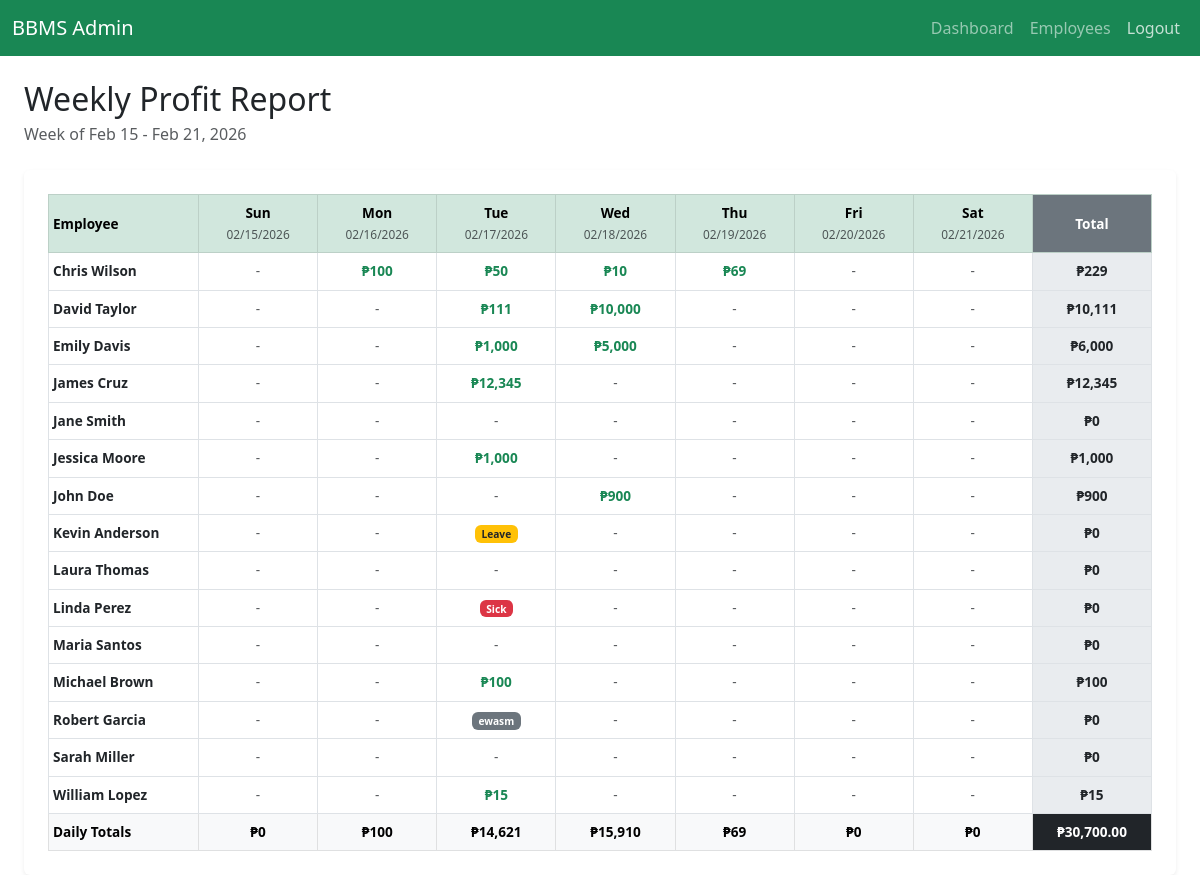
Page /weekly_report.php (signed in) on the committed database.
### tables this page shows
CREATE TABLE `profits` (
  `id` int(11) NOT NULL,
  `employee_id` int(11) DEFAULT NULL,
  `profit_date` date DEFAULT curdate(),
  `amount` decimal(10,2) NOT NULL,
  `is_training` tinyint(1) DEFAULT 0,
  `submitted_at` timestamp NOT NULL DEFAULT current_timestamp(),
  `status` varchar(50) DEFAULT 'Normal',
  `other_status_text` varchar(255) DEFAULT NULL,
  `session_id` varchar(255) DEFAULT NULL,
  `latitude` decimal(10,7) DEFAULT NULL,
  `longitude` decimal(10,7) DEFAULT NULL
);

### weekly_report.php (the view, shortened to what this page needs)
<?php
require_once 'db.php';
$target_date = isset($_GET['date']) ? $_GET['date'] : (isset($_GET['start']) ? $_GET['start'] : date('Y-m-d'));
$timestamp = strtotime($target_date);
$dayOfWeek = date('w', $timestamp);
$startOfWeek = date('Y-m-d', strtotime("-" . $dayOfWeek . " days", $timestamp));
$endOfWeek = date('Y-m-d', strtotime("+" . (6 - $dayOfWeek) . " days", $timestamp));
$employee_data = [];
$employees = $pdo->query("SELECT id, name FROM employees ORDER BY name ASC")->fetchAll(PDO::FETCH_ASSOC);
foreach ($employees as $emp) {
    $employee_data[$emp['id']] = [
        'name' => $emp['name'],
        'days' => array_fill(1, 7, ['amount' => 0, 'status' => 'Regular', 'other_text' => null]),
        'total' => 0
    ];
}
$stmt = $pdo->prepare("SELECT employee_id, amount, status, other_status_text, profit_date
                       FROM profits
                       WHERE profit_date >= ? AND profit_date <= ?");
$stmt->execute([$startOfWeek, $endOfWeek]);
$profits = $stmt->fetchAll();
foreach ($profits as $p) {
    if (isset($employee_data[$p['employee_id']])) {
        $p_timestamp = strtotime($p['profit_date']);
        $p_day_idx = date('w', $p_timestamp) + 1;
        $employee_data[$p['employee_id']]['days'][$p_day_idx] = [
            'amount' => $p['amount'],
            'status' => $p['status'],
            'other_text' => $p['other_status_text']
        ];
        $employee_data[$p['employee_id']]['total'] += $p['amount'];
    }
}
    ?>
<!DOCTYPE html>
<html lang="en">
<head>
    <link href="https://cdn.jsdelivr.net/npm/bootstrap@5.3.0/dist/css/bootstrap.min.css" rel="stylesheet">
    <link rel="stylesheet" href="https://cdn.jsdelivr.net/npm/bootstrap-icons@1.11.1/font/bootstrap-icons.css">
</head>
<body>
<nav class="navbar navbar-expand-lg navbar-dark bg-success">
    <div class="container-fluid">
        <a class="navbar-brand" href="dashboard.php">BBMS Admin</a>
        <div class="collapse navbar-collapse" id="adminNavbar">
            <div class="navbar-nav ms-auto">
                <a class="nav-link" href="dashboard.php">Dashboard</a>
                <a class="nav-link" href="manage_employees.php">Employees</a>
                <a class="nav-link text-white opacity-75" href="logout.php">Logout</a>
            </div>
        </div>
    </div>
</nav>
<div class="container-fluid mt-4 px-4 text-center text-md-start">
    <div class="mb-4">
        <h2 class="mb-1">Weekly Profit Report</h2>
        <p class="text-muted mb-0">Week of <?php echo date('M d', strtotime($startOfWeek)); ?> - <?php echo date('M d, Y', strtotime($endOfWeek)); ?></p>
    </div>
    <div class="card p-4 shadow-sm border-0">
        <div id="report-container">
            <div class="table-responsive">
                <table class="table table-bordered table-hover table-weekly mb-0">
                    <thead class="table-success text-dark">
                        <tr>
                            <th>Employee</th>
                            <?php for ($i = 1; $i <= 7; $i++):
                                $current_date = date('m/d/Y', strtotime("+" . ($i - 1) . " days", strtotime($startOfWeek)));
                                $day_name = date('D', strtotime($current_date));
                            ?>
                                <th>
                                    <?php echo $day_name; ?><br>
                                    <small class="fw-normal text-dark opacity-75"><?php echo $current_date; ?></small>
                                </th>
                            <?php endfor; ?>
                            <th class="bg-secondary text-white">Total</th>
                        </tr>
                    </thead>
                    <tbody>
                        <?php foreach ($employee_data as $emp_id => $data): ?>
                        <tr>
                            <td><?php echo htmlspecialchars($data['name']); ?></td>
                            <?php for ($i = 1; $i <= 7; $i++):
                                $day = $data['days'][$i];
                                $display = '-';
                                $class = 'text-muted';
                                $current_date_obj = date('Y-m-d', strtotime("+" . ($i - 1) . " days", strtotime($startOfWeek)));
                                if ($day['status'] !== 'Regular' || $day['amount'] > 0) {
                                    if ($day['status'] === 'Regular') {
                                        $display = '₱' . number_format($day['amount'], 0);
                                        $class = 'text-success fw-bold';
                                    } else {
                                        $status_label = $day['status'];
                                        if ($day['status'] === 'Others' && !empty($day['other_text'])) {
                                            $status_label = htmlspecialchars($day['other_text']);
                                        }
                                        $badge_class = 'bg-secondary';
                                        if ($day['status'] === 'Leave') $badge_class = 'bg-warning text-dark';
                                        if ($day['status'] === 'Sick') $badge_class = 'bg-danger';
                                        $display = "<span class='badge $badge_class'>$status_label</span>";
                                        $class = 'text-center';
                                    }
                                }
                            ?>
                                <td class="<?php echo $class; ?> editable-cell"
                                    data-employee-id="<?php echo $emp_id; ?>"
                                    data-date="<?php echo $current_date_obj; ?>"
                                    data-current-amount="<?php echo $day['amount']; ?>"
                                    onclick="makeEditable(this)">
                                    <?php echo $display; ?>
                                </td>
                            <?php endfor; ?>
                            <td class="bg-total">₱<?php echo number_format($data['total'], 0); ?></td>
                        </tr>
                        <?php endforeach; ?>
                    </tbody>
                    <tfoot class="table-light">
                        <tr class="fw-bold">
                            <td>Daily Totals</td>
                            <?php
                            $grand_weekly_total = 0;
                            for ($i = 1; $i <= 7; $i++):
                                $day_total = 0;
                                foreach ($employee_data as $data) {
                                    $day_total += $data['days'][$i]['amount'];
                                }
                                $grand_weekly_total += $day_total;
                            ?>
                                <td>₱<?php echo number_format($day_total, 0); ?></td>
                            <?php endfor; ?>
                            <td class="bg-dark text-white">₱<?php echo number_format($grand_weekly_total, 2); ?></td>
                        </tr>
                    </tfoot>
                </table>
            </div>
        </div>
    </div>
</div>
</body>
</html>

### weekly_report.php (style rules this page uses)
.table-weekly { table-layout: fixed; width: 100%; border-collapse: collapse; }
.table-weekly th, .table-weekly td { text-align: center; vertical-align: middle; font-size: 0.85rem; padding: 8px 4px; word-wrap: break-word; overflow-wrap: break-word; white-space: normal; }
.editable-cell { cursor: pointer; transition: background 0.2s; position: relative; min-width: 100px; }
.table-weekly th:first-child, .table-weekly td:first-child { text-align: left; font-weight: bold; width: 150px; min-width: 150px; }
.bg-total { background-color: #e9ecef !important; font-weight: bold; width: 100px; min-width: 100px; }

### rows in the picture
profits: amount "₱50"
profits: amount "₱10"
profits: amount "₱69"
profits: amount "₱111"
profits: amount "₱10,000"
profits: amount "₱5,000"
profits: amount "₱12,345"
profits: amount "₱900"
profits: status "Leave"
profits: status "Sick"
profits: other_status_text "ewasm"
profits: amount "₱15"

### other values in the picture
date('M d', strtotime($startOfWeek)) "Feb 15"
date('M d, Y', strtotime($endOfWeek)) "Feb 21, 2026"
$day_name "Sun"
$current_date "02/15/2026"
$day_name "Mon"
$current_date "02/16/2026"
$day_name "Tue"
$current_date "02/17/2026"
$day_name "Wed"
$current_date "02/18/2026"
$day_name "Thu"
$current_date "02/19/2026"
$day_name "Fri"
$current_date "02/20/2026"
$day_name "Sat"
